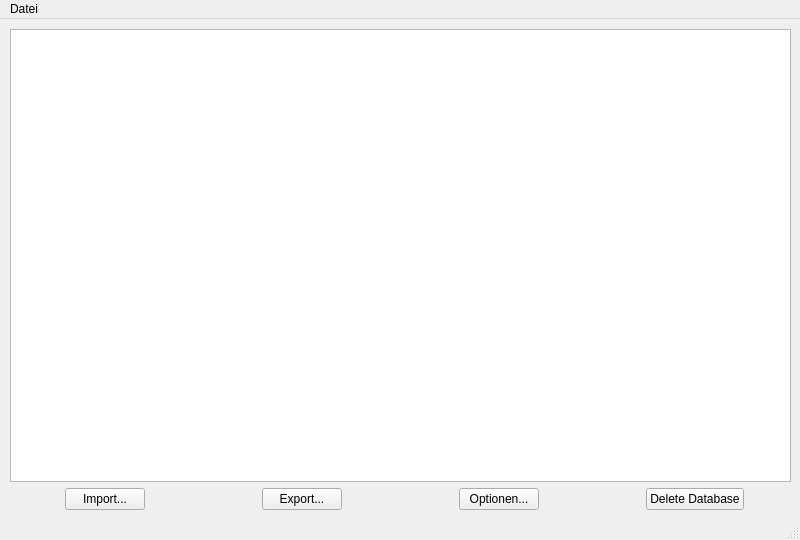
<?xml version="1.0" encoding="UTF-8"?>
<ui version="4.0">
 <class>MainWindow</class>
 <widget class="QMainWindow" name="MainWindow">
  <property name="enabled">
   <bool>true</bool>
  </property>
  <property name="geometry">
   <rect>
    <x>0</x>
    <y>0</y>
    <width>800</width>
    <height>540</height>
   </rect>
  </property>
  <property name="windowTitle">
   <string>MainWindow</string>
  </property>
  <widget class="QWidget" name="centralwidget">
   <widget class="QWidget" name="gridLayoutWidget">
    <property name="geometry">
     <rect>
      <x>10</x>
      <y>10</y>
      <width>781</width>
      <height>481</height>
     </rect>
    </property>
    <layout class="QGridLayout" name="gridLayout">
     <item row="0" column="0" colspan="4">
      <widget class="QTreeView" name="treeView"/>
     </item>
     <item row="1" column="0" alignment="Qt::AlignHCenter">
      <widget class="QPushButton" name="import_button">
       <property name="text">
        <string>Import...</string>
       </property>
      </widget>
     </item>
     <item row="1" column="1" alignment="Qt::AlignHCenter">
      <widget class="QPushButton" name="export_button">
       <property name="text">
        <string>Export...</string>
       </property>
      </widget>
     </item>
     <item row="1" column="3" alignment="Qt::AlignHCenter">
      <widget class="QPushButton" name="delete_database_button">
       <property name="text">
        <string>Delete Database</string>
       </property>
      </widget>
     </item>
     <item row="1" column="2" alignment="Qt::AlignHCenter|Qt::AlignVCenter">
      <widget class="QPushButton" name="options_dialog_button">
       <property name="text">
        <string>Optionen...</string>
       </property>
      </widget>
     </item>
    </layout>
   </widget>
  </widget>
  <widget class="QMenuBar" name="menubar">
   <property name="geometry">
    <rect>
     <x>0</x>
     <y>0</y>
     <width>800</width>
     <height>21</height>
    </rect>
   </property>
   <widget class="QMenu" name="menuMenu">
    <property name="title">
     <string>Datei</string>
    </property>
    <addaction name="actionBeenden"/>
   </widget>
   <addaction name="menuMenu"/>
  </widget>
  <widget class="QStatusBar" name="statusbar"/>
  <action name="actionBeenden">
   <property name="text">
    <string>Beenden</string>
   </property>
  </action>
 </widget>
 <resources/>
 <connections/>
</ui>
